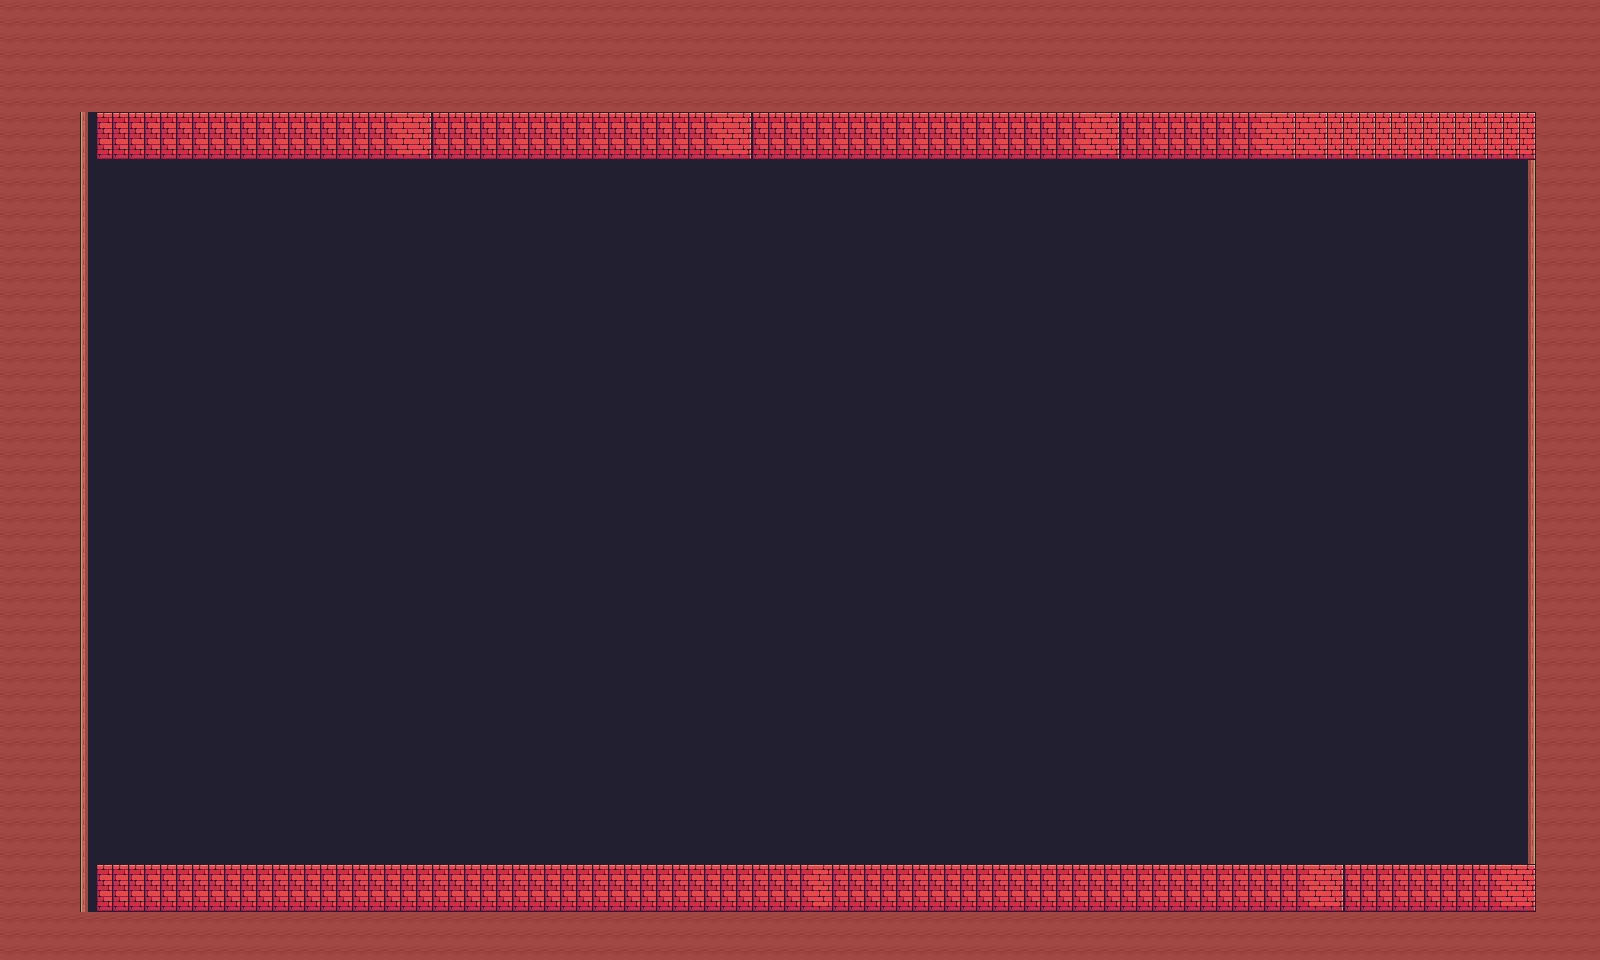

Rendered tile map (Tiled .tmx) drawn with the repository's tilesets; below, a short description and the map source with its tile grids summarised:
An orthogonal 100x60 tile map with 16x16 px tiles, 18 tile layers (Background, Background2, Background3, Background4, ...), 1 image layer and 1 object (User).

<map version="1.10" tiledversion="1.10.2" orientation="orthogonal" renderorder="right-down" width="100" height="60" tilewidth="16" tileheight="16" infinite="0" backgroundcolor="#0000ae" nextlayerid="25" nextobjectid="7">
 <tileset firstgid="1" source="Construction.tsx" />
 <imagelayer id="24" name="Calque d'Images" repeatx="1" repeaty="1">
  <image source="image.png" width="1024" height="1024" />
 </imagelayer>
 <layer id="1" name="Background" width="100" height="60">
  <data>[6000 cells, 6000 non-empty, 13 distinct tile ids]</data>
 </layer>
 <layer id="4" name="Background2" width="100" height="60" offsetx="-0.270096" offsety="-960.386">
  <data>[6000 cells, 6000 non-empty, 13 distinct tile ids]</data>
 </layer>
 <layer id="5" name="Background3" width="100" height="60" offsetx="-4.28939" offsety="-1921">
  <data>[6000 cells, 6000 non-empty, 13 distinct tile ids]</data>
 </layer>
 <layer id="6" name="Background4" width="100" height="60" offsetx="3.7492" offsety="964.855">
  <data>[6000 cells, 6000 non-empty, 13 distinct tile ids]</data>
 </layer>
 <layer id="7" name="Background5" width="100" height="60" offsetx="3.7492" offsety="1929.49">
  <data>[6000 cells, 6000 non-empty, 13 distinct tile ids]</data>
 </layer>
 <layer id="8" name="Background6" width="100" height="60" offsetx="-4.28939" offsety="-2889.65">
  <data>[6000 cells, 6000 non-empty, 13 distinct tile ids]</data>
 </layer>
 <layer id="15" name="Copie de Background" width="100" height="60" offsetx="4.01929" offsety="5775.72">
  <data>[6000 cells, 6000 non-empty, 13 distinct tile ids]</data>
 </layer>
 <layer id="14" name="Copie de Background2" width="100" height="60" offsetx="3.7492" offsety="4815.34">
  <data>[6000 cells, 6000 non-empty, 13 distinct tile ids]</data>
 </layer>
 <layer id="13" name="Copie de Background3" width="100" height="60" offsetx="-0.270096" offsety="3854.73">
  <data>[6000 cells, 6000 non-empty, 13 distinct tile ids]</data>
 </layer>
 <layer id="12" name="Copie de Background4" width="100" height="60" offsetx="7.76849" offsety="6740.58">
  <data>[6000 cells, 6000 non-empty, 13 distinct tile ids]</data>
 </layer>
 <layer id="11" name="Copie de Background5" width="100" height="60" offsetx="7.76849" offsety="7705.21">
  <data>[6000 cells, 6000 non-empty, 13 distinct tile ids]</data>
 </layer>
 <layer id="10" name="Copie de Background6" width="100" height="60" offsetx="-0.270096" offsety="2886.08">
  <data>[6000 cells, 6000 non-empty, 13 distinct tile ids]</data>
 </layer>
 <layer id="21" name="Copie de Copie de Background" width="100" height="60" offsetx="4.01929" offsety="5775.72">
  <data>[6000 cells, 6000 non-empty, 13 distinct tile ids]</data>
 </layer>
 <layer id="20" name="Copie de Copie de Background2" width="100" height="60" offsetx="3.7492" offsety="4815.34">
  <data>[6000 cells, 6000 non-empty, 13 distinct tile ids]</data>
 </layer>
 <layer id="19" name="Copie de Copie de Background3" width="100" height="60" offsetx="-0.270096" offsety="3854.73">
  <data>[6000 cells, 6000 non-empty, 13 distinct tile ids]</data>
 </layer>
 <layer id="18" name="Copie de Copie de Background4" width="100" height="60" offsetx="7.76849" offsety="6740.58">
  <data>[6000 cells, 6000 non-empty, 13 distinct tile ids]</data>
 </layer>
 <layer id="17" name="Copie de Copie de Background5" width="100" height="60" offsetx="7.76849" offsety="7705.21">
  <data>[6000 cells, 6000 non-empty, 13 distinct tile ids]</data>
 </layer>
 <layer id="16" name="Copie de Copie de Background6" width="100" height="60" offsetx="-0.270096" offsety="2886.08">
  <data>[6000 cells, 6000 non-empty, 13 distinct tile ids]</data>
 </layer>
 <objectgroup id="2" name="Coordonnees">
  <object id="1" name="User" type="User" x="754.763" y="713.831" width="126.121" height="87.4063" />
 </objectgroup>
</map>
